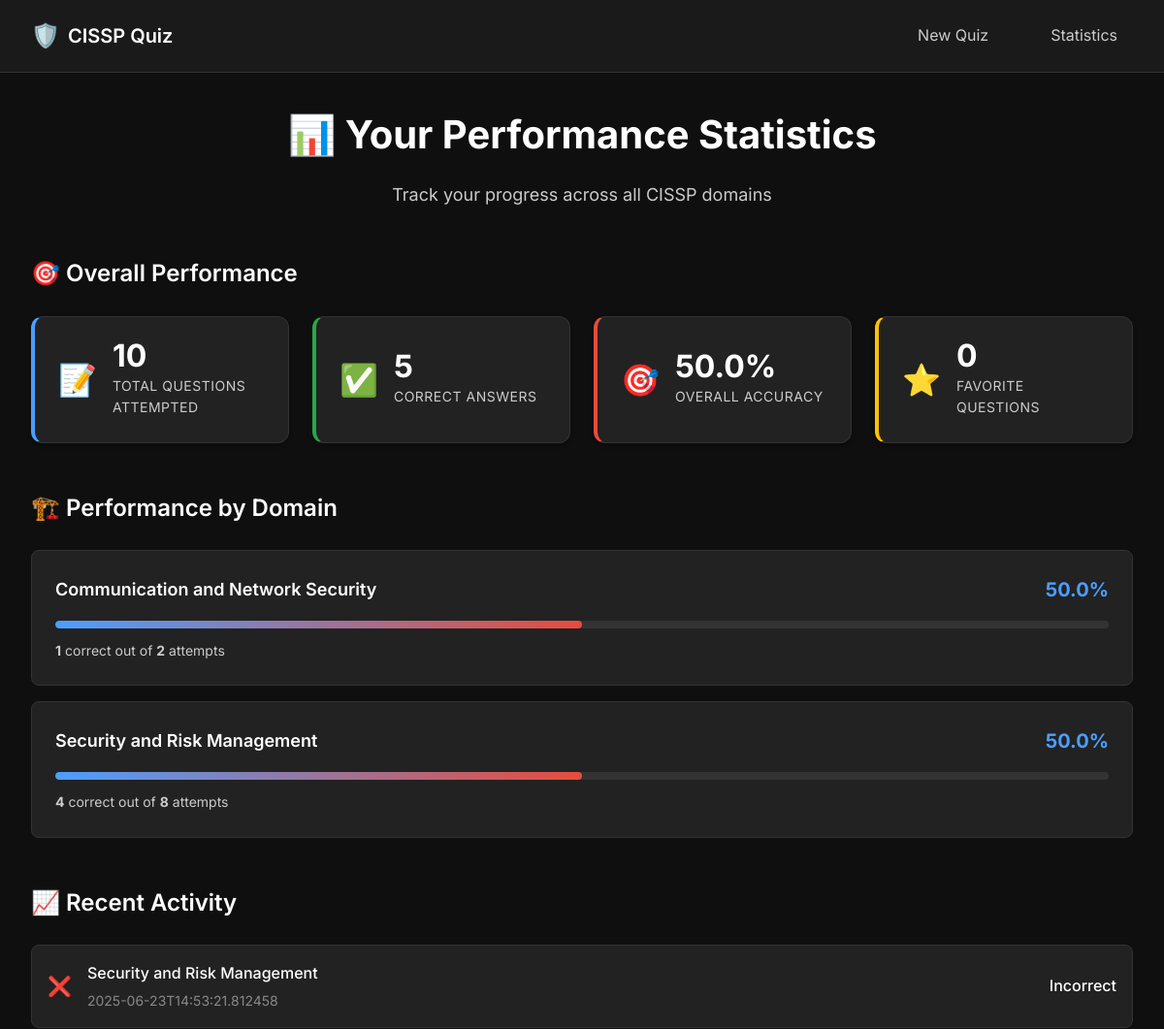
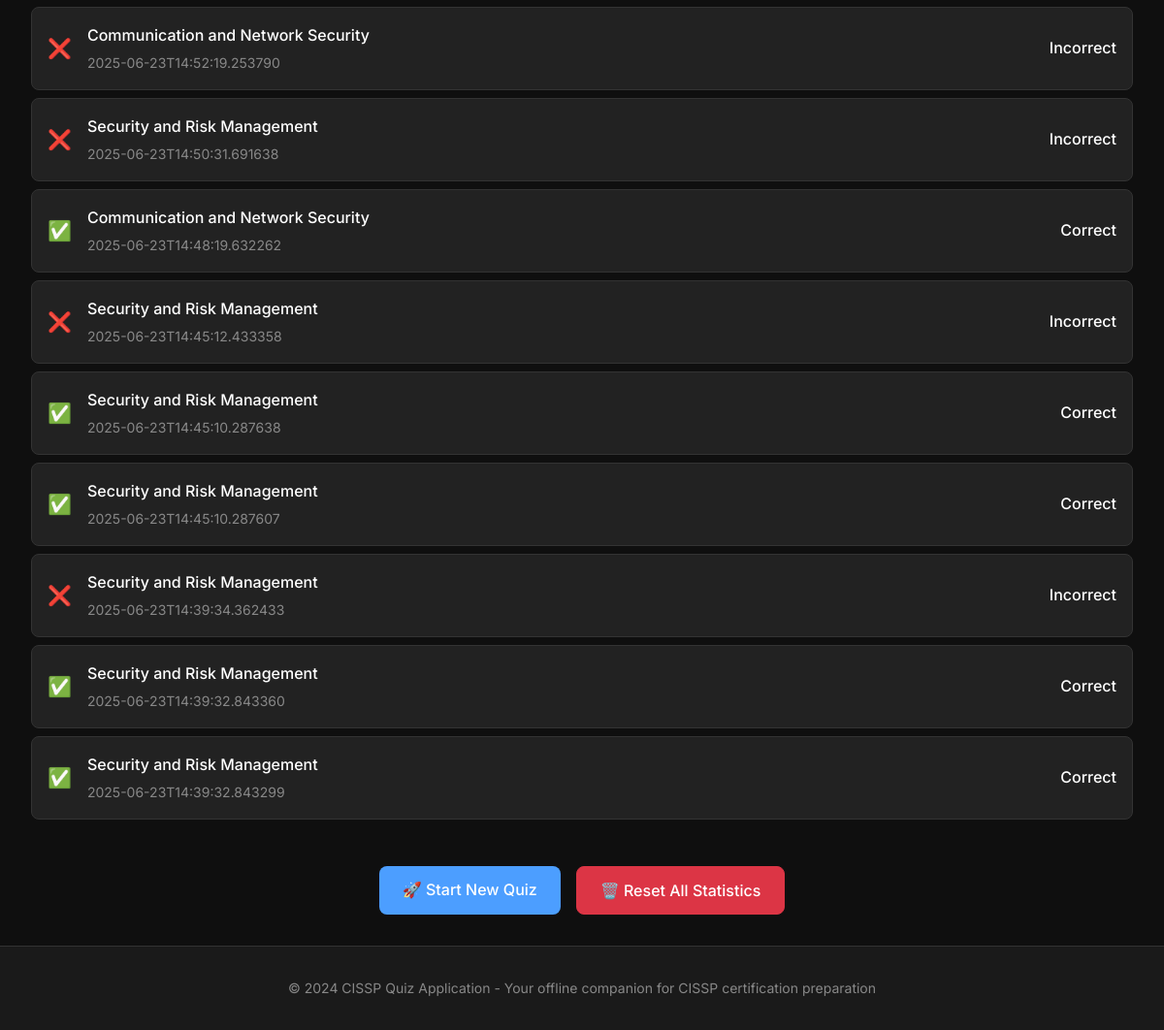
The page /statistics on the database as committed earlier (2 pictures, top to bottom).
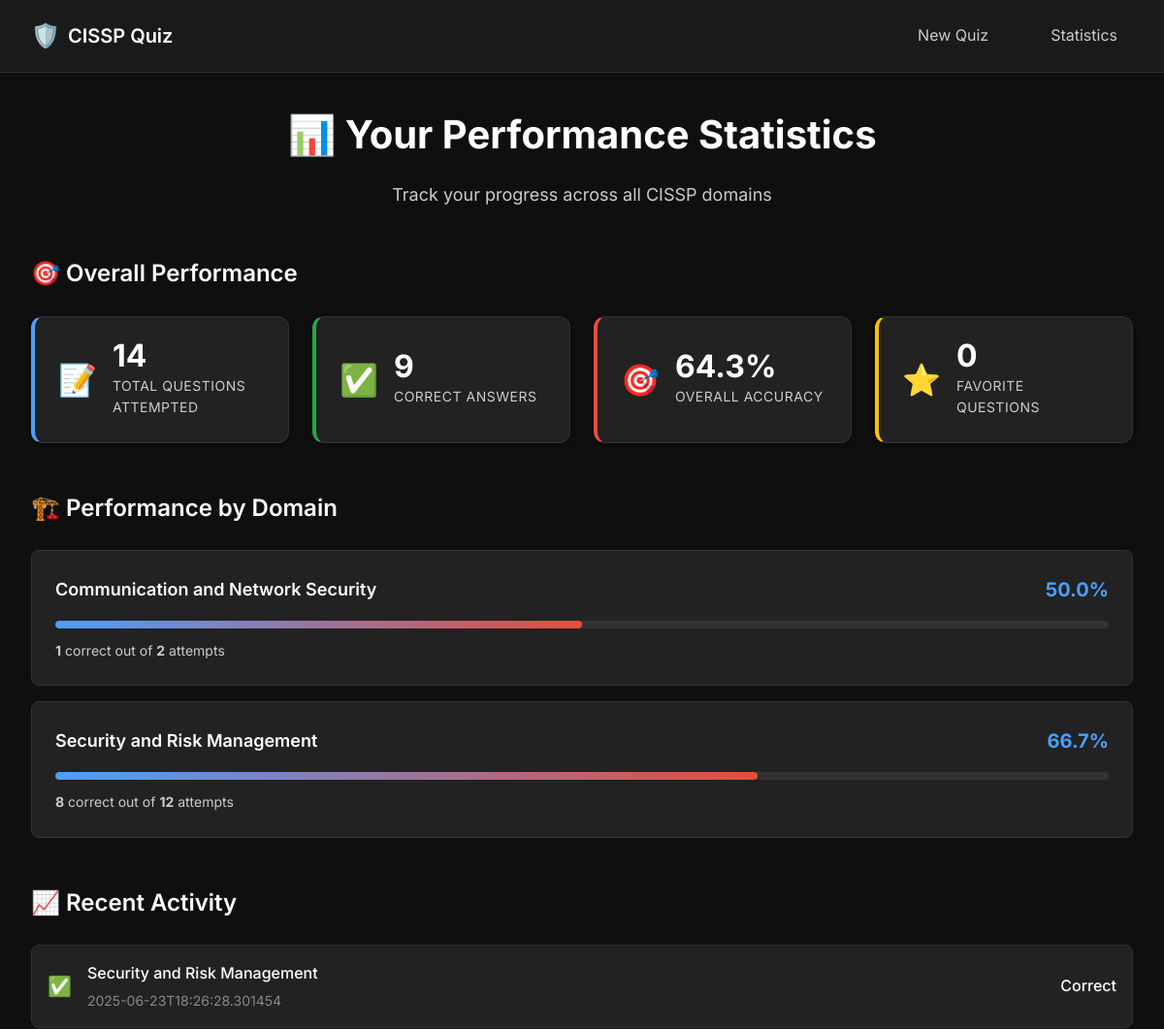
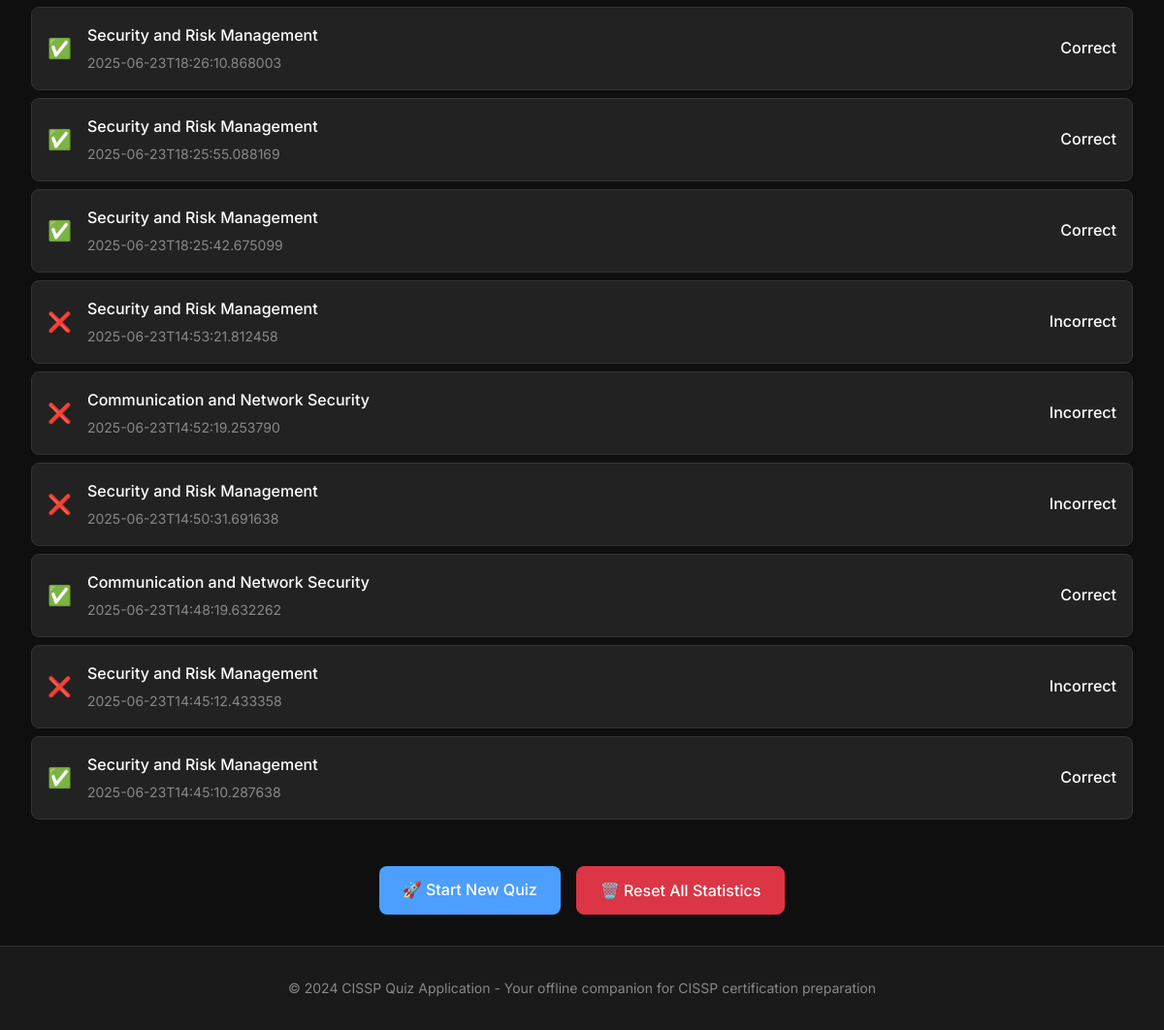
The same page on the database as committed later (2 pictures, top to bottom).
### tables this page shows
CREATE TABLE results (
            id INTEGER PRIMARY KEY AUTOINCREMENT,
            question_id TEXT,
            user_answer TEXT,
            correct_answer TEXT,
            correct INTEGER,
            domain TEXT,
            timestamp TEXT
        );

### app.py (the view)
@app.route('/statistics')
def statistics():
    stats = get_results_summary(get_db())
    return render_template('statistics.html', stats=stats)

### app.py (called while the page is built)
def get_db():
    if 'db' not in g:
        g.db = sqlite3.connect(db_path)
        g.db.row_factory = sqlite3.Row
    return g.db

@app.teardown_appcontext
def close_db_context(error):
    close_db()

### templates/statistics.html (shortened to what this page needs)
{% extends "base.html" %}
{% block content %}
<div class="container">
    <div class="stats-header">
        <h1 class="stats-title">📊 Your Performance Statistics</h1>
        <p class="stats-subtitle">Track your progress across all CISSP domains</p>
    </div>
    <div class="stats-section">
        <h2 class="section-title">🎯 Overall Performance</h2>
        <div class="stats-grid">
            <div class="stat-card primary">
                <div class="stat-icon">📝</div>
                <div class="stat-content">
                    <div class="stat-number">{{ stats.overall_attempts or 0 }}</div>
                    <div class="stat-label">Total Questions Attempted</div>
                </div>
            </div>
            <div class="stat-card success">
                <div class="stat-icon">✅</div>
                <div class="stat-content">
                    <div class="stat-number">{{ stats.overall_correct or 0 }}</div>
                    <div class="stat-label">Correct Answers</div>
                </div>
            </div>
            <div class="stat-card accent">
                <div class="stat-icon">🎯</div>
                <div class="stat-content">
                    <div class="stat-number">
                        {% if stats.overall_attempts %}
                            {{ "%.1f"|format((stats.overall_correct / stats.overall_attempts * 100)) }}%
                        {% else %}
                            0.0%
                        {% endif %}
                    </div>
                    <div class="stat-label">Overall Accuracy</div>
                </div>
            </div>
            <div class="stat-card warning">
                <div class="stat-icon">⭐</div>
                <div class="stat-content">
                    <div class="stat-number">{{ stats.favorite_count or 0 }}</div>
                    <div class="stat-label">Favorite Questions</div>
                </div>
            </div>
        </div>
    </div>
    {% if stats.domain_stats %}
    <div class="stats-section">
        <h2 class="section-title">🏗️ Performance by Domain</h2>
        <div class="domain-stats">
            {% for domain, domain_data in stats.domain_stats.items() %}
            <div class="domain-stat-card">
                <div class="domain-header">
                    <h3 class="domain-name">{{ domain }}</h3>
                    <div class="domain-accuracy">
                        {% if domain_data.attempts %}
                            {{ "%.1f"|format((domain_data.correct / domain_data.attempts * 100)) }}%
                        {% else %}
                            0.0%
                        {% endif %}
                    </div>
                </div>
                <div class="domain-progress">
                    <div class="progress-bar">
                        <div class="progress-fill" style="width: {% if domain_data.attempts %}{{ (domain_data.correct / domain_data.attempts * 100)|round(1) }}{% else %}0{% endif %}%"></div>
                    </div>
                </div>
                <div class="domain-details">
                    <span class="domain-detail">
                        <strong>{{ domain_data.correct }}</strong> correct out of <strong>{{ domain_data.attempts }}</strong> attempts
                    </span>
                </div>
            </div>
            {% endfor %}
        </div>
    </div>
    {% endif %}
    {% if stats.recent_results %}
    <div class="stats-section">
        <h2 class="section-title">📈 Recent Activity</h2>
        <div class="activity-list">
            {% for result in stats.recent_results %}
            <div class="activity-item">
                <div class="activity-icon">
                    {% if result.correct %}✅{% else %}❌{% endif %}
                </div>
                <div class="activity-content">
                    <div class="activity-domain">{{ result.domain }}</div>
                    <div class="activity-time">{{ result.timestamp }}</div>
                </div>
                <div class="activity-result">
                    {% if result.correct %}Correct{% else %}Incorrect{% endif %}
                </div>
            </div>
            {% endfor %}
        </div>
    </div>
    {% endif %}
    <div class="stats-actions">
        <a href="/" class="btn btn-primary">🚀 Start New Quiz</a>
        {% if stats.overall_attempts %}
        <button class="btn btn-danger" onclick="resetStatistics()">🗑️ Reset All Statistics</button>
        {% endif %}
    </div>
</div>
{% endblock %}

### templates/base.html (shortened to what this page needs)
<!DOCTYPE html>
<html lang="en">
<head>
    <link rel="stylesheet" href="{{ url_for('static', filename='css/style.css') }}">
</head>
<body>
    <nav class="navbar">
        <div class="nav-container">
            <a href="/" class="nav-brand">
                <span class="nav-icon">🛡️</span>
                CISSP Quiz
            </a>
            <div class="nav-links">
                <a href="/" class="nav-link">New Quiz</a>
                <a href="/statistics" class="nav-link">Statistics</a>
            </div>
        </div>
    </nav>
    <main class="main-content">
        {% block content %}{% endblock %}
    </main>
    <footer class="footer">
        <div class="footer-content">
            <p>&copy; 2024 CISSP Quiz Application - Your offline companion for CISSP certification preparation</p>
        </div>
    </footer>
</body>
</html>

Rows that differ between the two databases and show on the page:
no longer on this page (row unchanged): results: domain "Security and Risk Management", timestamp "2025-06-23T14:45:10.287607", correct "Correct"
no longer on this page (row unchanged): results: domain "Security and Risk Management", timestamp "2025-06-23T14:39:34.362433", correct "Incorrect"
no longer on this page (row unchanged): results: domain "Security and Risk Management", timestamp "2025-06-23T14:39:32.843360", correct "Correct"
no longer on this page (row unchanged): results: domain "Security and Risk Management", timestamp "2025-06-23T14:39:32.843299", correct "Correct"
added results: domain "Security and Risk Management", timestamp "2025-06-23T18:26:28.301454", correct "Correct"
added results: domain "Security and Risk Management", timestamp "2025-06-23T18:26:10.868003", correct "Correct"
added results: domain "Security and Risk Management", timestamp "2025-06-23T18:25:55.088169", correct "Correct"
added results: domain "Security and Risk Management", timestamp "2025-06-23T18:25:42.675099", correct "Correct"
Other text that changed with them:
{{ stats.overall_attempts or 0 }}: "10" → "14"
{{ stats.overall_correct or 0 }}: "5" → "9"
{{ "%.1f"|format((stats.overall_correct / stats.overall_attempts * 100)) }}: "50.0" → "64.3"
new list line: "Security and Risk Management 66.7 % 8 correct out of 12 attempts"
list line gone: "Security and Risk Management 50.0 % 4 correct out of 8 attempts"
